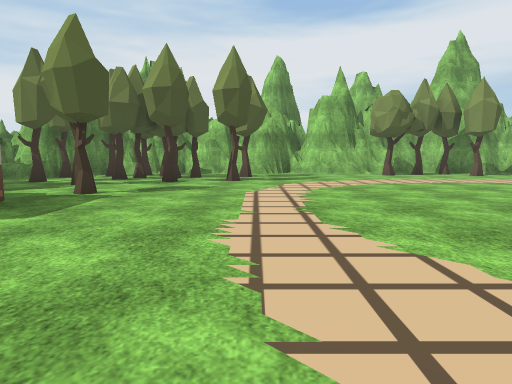
[1] (above)

23 first-person views from a walk through a Unity game level. The camera is 1.2 m above the floor, tilts 6° down and sees 75° across. The floor is counted in squares, 2 m on a side. Each view is taken from the middle of a square. On the plan, view 1 faces up. The plan holds only what a view shows up to about 10 squares ahead; the rest is blank. The place goes on beyond the plan. The player character is not drawn. Some animated figures are not drawn. Some surface patterns are stand-ins.

[2]
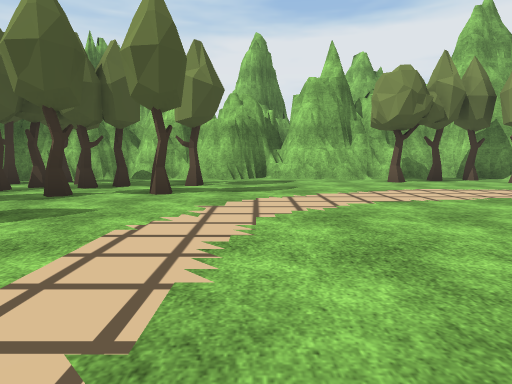

[3]
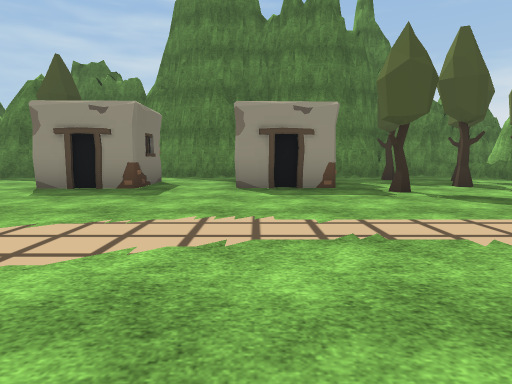

[4]
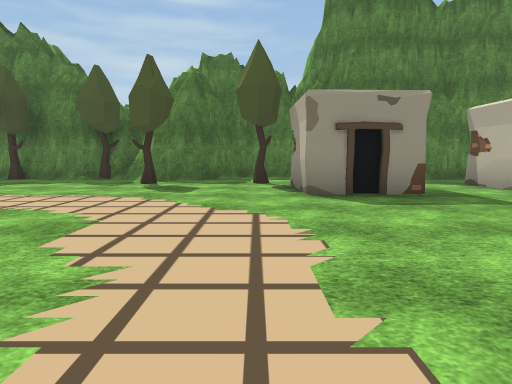

[5]
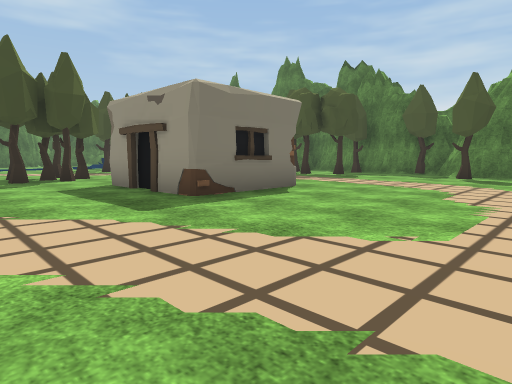

[6]
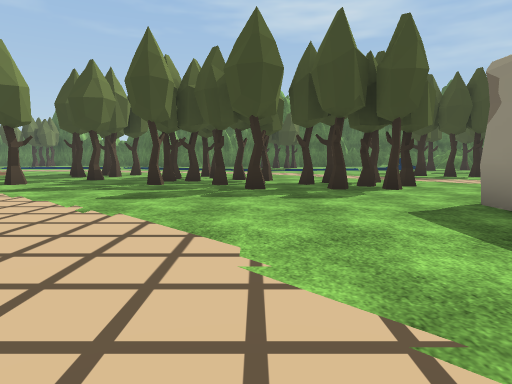

[7]
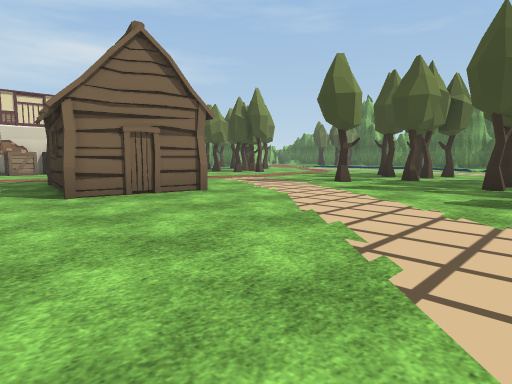

[8]
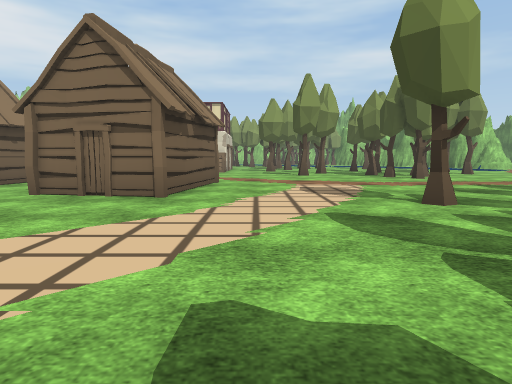

[9]
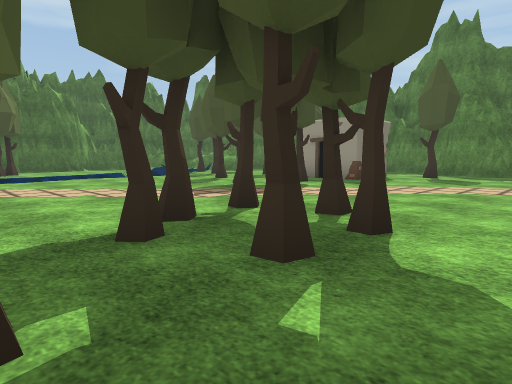

[10]
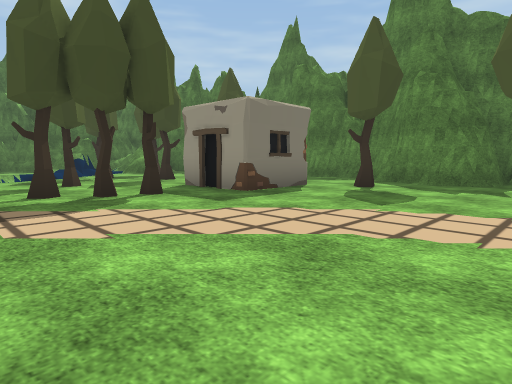

[11]
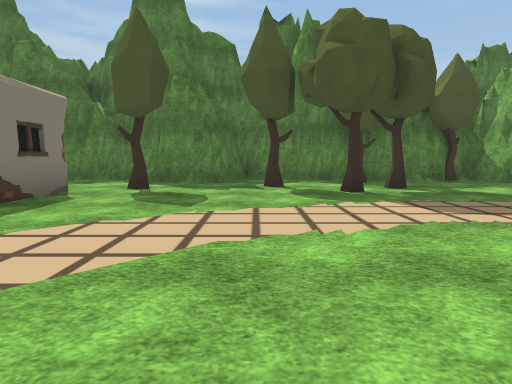

[12]
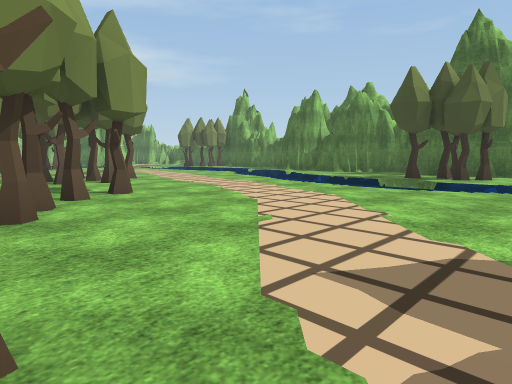

[13]
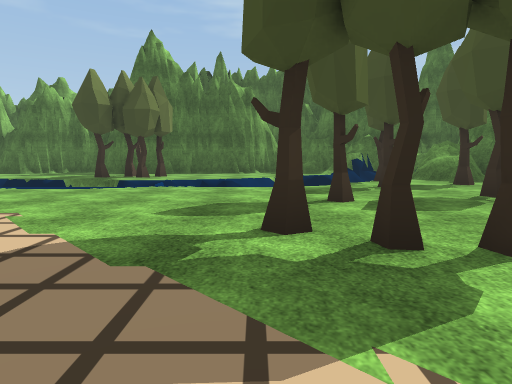

[14]
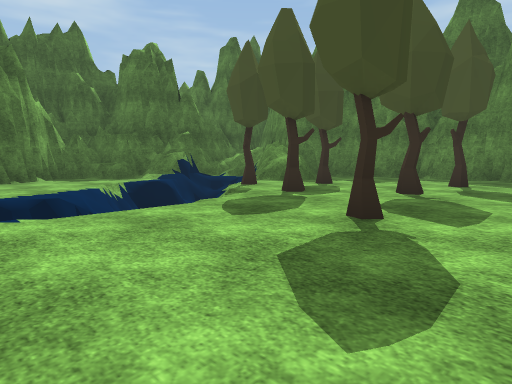

[15]
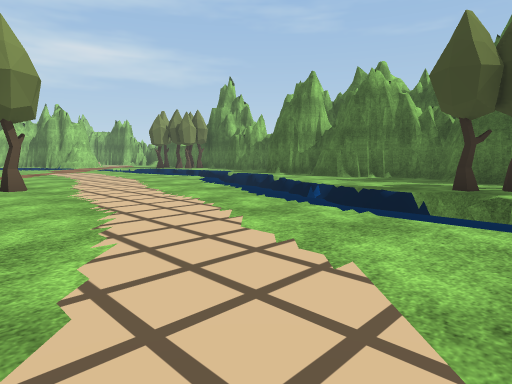

[16]
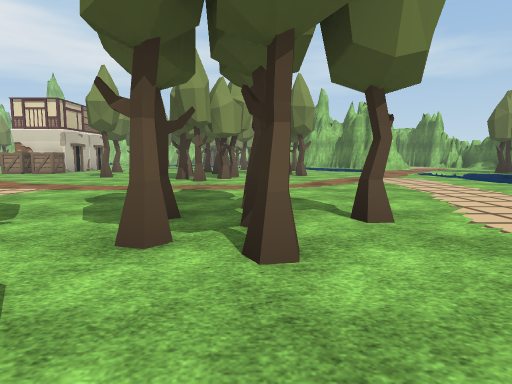

[17]
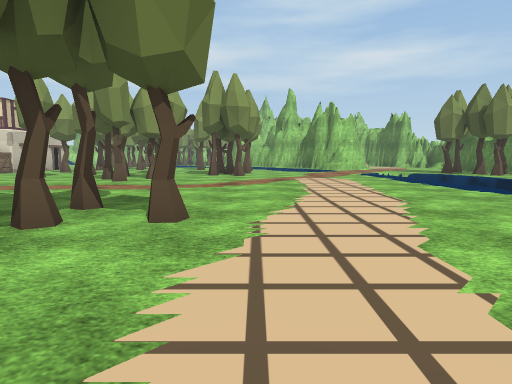

[18]
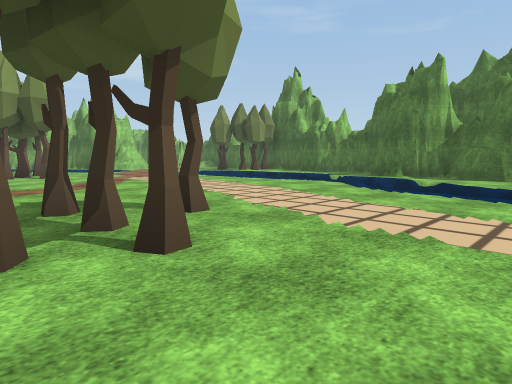

[19]
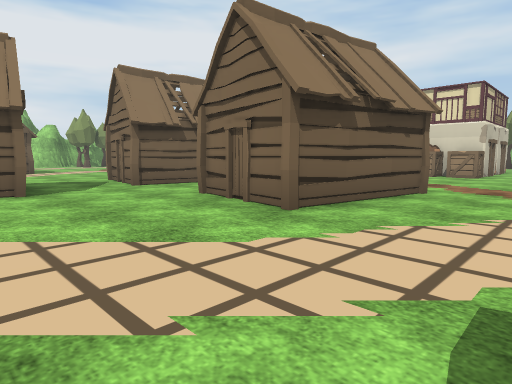

[20]
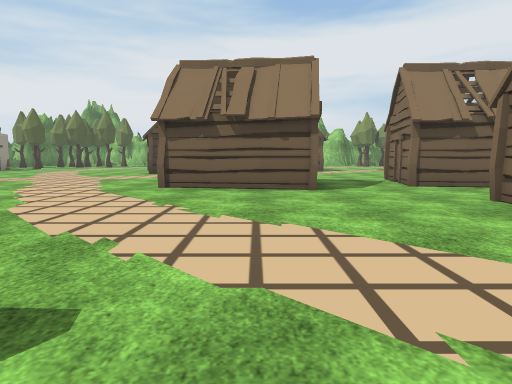

[21]
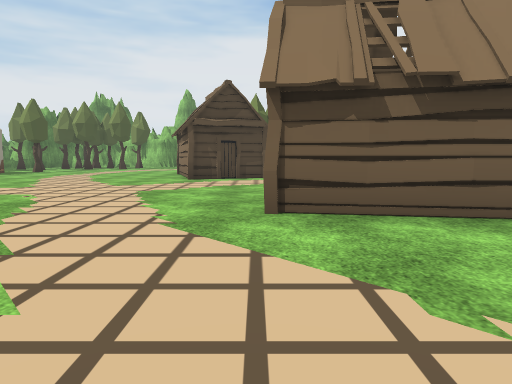

[22]
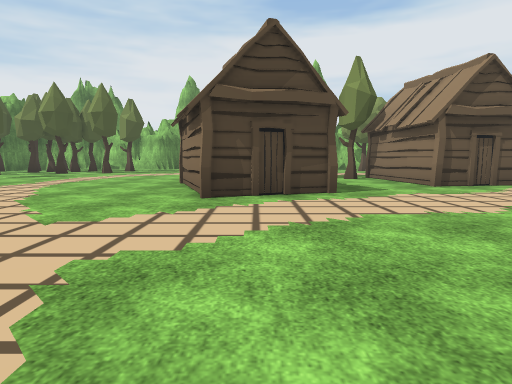

[23]
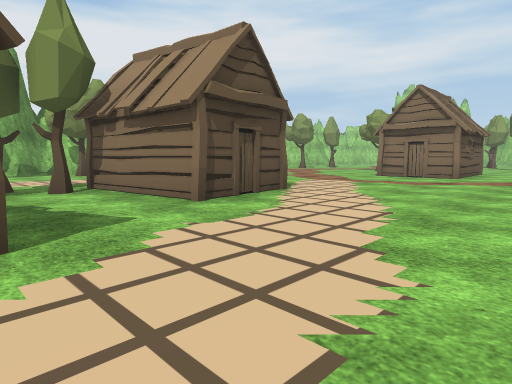

### Floor plan
Key: @ floor where view 1 was taken; # wall or solid block; . main floor; - floor 0.5 m lower than the main floor; _ floor 0.75 m lower than the main floor; < floor 1 m lower than the main floor; ( floor 1.25 m lower than the main floor; ! floor 1.5 m lower than the main floor; / step, stairs or slope; = window, fence, low wall or low ledge; ^ raised ledge; v drop or lower ground; T tree; H hut; O other object.
Columns run from 8 left of view 1 to 17 right of it. Each row starts with its distance up from view 1.
 13      ############
 12    ###.^#..##..T#
 11    #T.......T.TT.
 10  ###TTT.T.........T
  9  = .T.............
  8   .T..TT..........
  7   T.T......... ...
  6  #...T........ T. H
  5  #...........  .T H  ..
  4  #  #.......H  ..H  ....
  3  #.O#.......H  ..HH......
  2  #..........H H..........H
  1  #..O........H............
  0     #...@................
 -1 #..##................
 -2 #.T.............  ..H
 -3 #..............HHH..  H
 -4 ##T...........H  H.HHHH
 -5 ##...............H....
 -6 #T.......O...............
 -7 ##......###.........HHH...
 -8 ##.T...   #........H  H  .
 -9 #T.T....  #..........HH...
-10 #.........................
-11 #.T.......TT.T............
-12 ##........TTT.TT..T......T
-13 ##.T......TT.T.T.........
-14 #...O........T.T.T......TT
-15 #..  #TT......T..TT....TTT
-16 #.   #..T........TTT......
-17 #.................T.......
-18 #.T.T..T..................
-19 #.........................
-20 #..T.T.v==v_(//...........
-21 #....T-  =<v   <//........
-22 ####==#   .....-( //......
-23   ##==== ..TTT...v   !v <
-24    #====.. .T......-v   !v
-25     #^=########.####

Where each view was taken, in squares from view 1:
view 1: 0 up, 0 right, facing up
view 2: 3 up, 1 right, facing up
view 3: 3 up, 3 right, facing left
view 4: 2 down, 2 right, facing left
view 5: 2 down, 5 right, facing down-left
view 6: 5 down, 5 right, facing down
view 7: 5 down, 6 right, facing down-right
view 8: 10 down, 6 right, facing right
view 9: 10 down, 5 right, facing down-left
view 10: 10 down, 1 right, facing down-left
view 11: 11 down, 1 right, facing left
view 12: 13 down, 1 right, facing down-right
view 13: 13 down, 0 right, facing down
view 14: 16 down, 2 right, facing down-left
view 15: 16 down, 3 right, facing down-right
view 16: 16 down, 7 right, facing right
view 17: 18 down, 7 right, facing right
view 18: 15 down, 7 right, facing down-right
view 19: 11 down, 8 right, facing up-right
view 20: 11 down, 8 right, facing up
view 21: 8 down, 6 right, facing up
view 22: 4 down, 5 right, facing up
view 23: 1 down, 6 right, facing up-right
